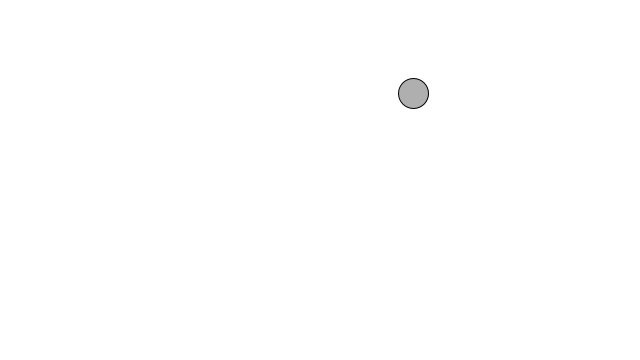
Frame 1 (no input)
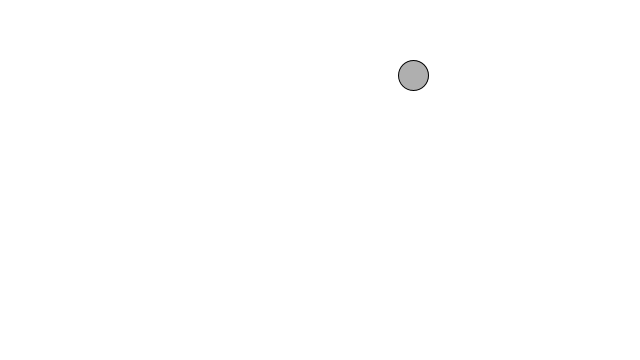
Frame 60 (the mouse pressed at the canvas centre just before this capture)
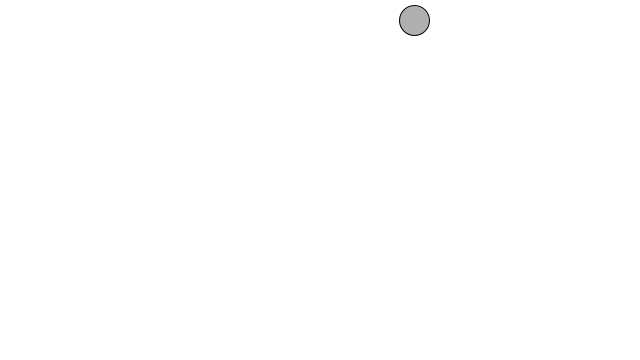
Frame 120 (the mouse held since frame 60 and released just before this capture)

The Processing sketch that drew these frames (run headless with seeded random() and noise(); from frame 60 on, the mouse is pressed at the canvas centre):

// Processing sketch: build
// ── build.pde
// Ch. 2 Forces
// Exercise 1

// Baloon[] baloons = new Baloon[1];

Baloon b;

void setup() {
    size(640, 360);
    background(255);
    b = new Baloon();
}

void draw() {
    background(255, 10);

    PVector forceFloat = new PVector(0, -0.01);
    b.applyForce(forceFloat);

    b.update();
    b.checkEdges();
    b.display();
}

void mousePressed() {
    PVector wind = new PVector(map(noise(millis()), 0, 1, -0.5, 0.5), 0);
    b.applyForce(wind);
}

// ── Baloon.pde
class Baloon {

    PVector dimension;
    PVector location;
    PVector velocity;
    PVector acceleration;
    float mass;

    Baloon() {
        dimension = new PVector(30, 30);
        location = new PVector(random(width), random(height));
        velocity = new PVector(0, 0);
        acceleration = new PVector(0, 0);
        mass = 1;
    }

    void update() {
        velocity.add(acceleration);
        location.add(velocity);
        // Clear acceleration
        acceleration.mult(0);
    }

    void display() {
        stroke(0);
        fill(175);
        ellipse(location.x, location.y, dimension.x, dimension.y);
    }

    void checkEdges() {
        if (location.x > width) {
            location.x = 0;
        } else if (location.x < 0) {
            location.x = width;
        }
        // Baloon bounces off top, doesn't wrap around edge.
        if (location.y < 0) {
            velocity.y *= -1;
            location.y = 0;
        }
    }

    void applyForce(PVector force) {
        PVector f = PVector.div(force, mass);
        acceleration.add(f);
    }
}
